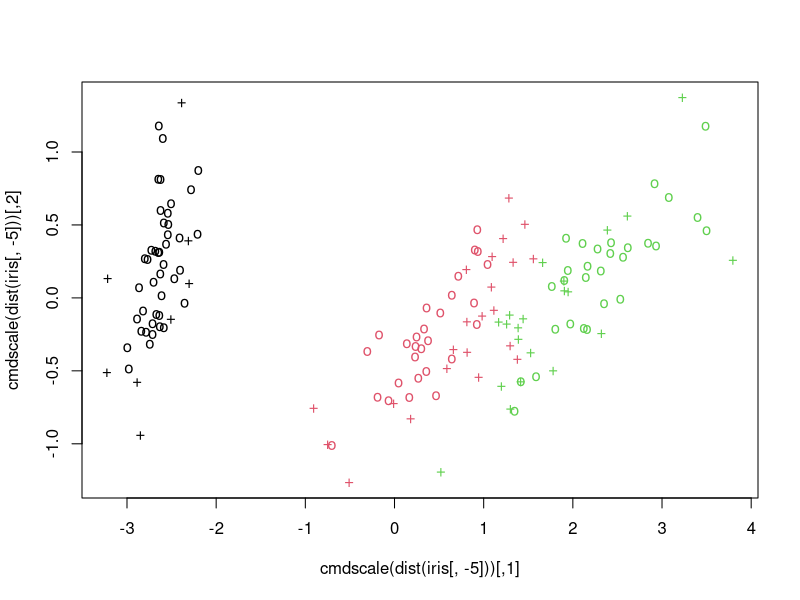
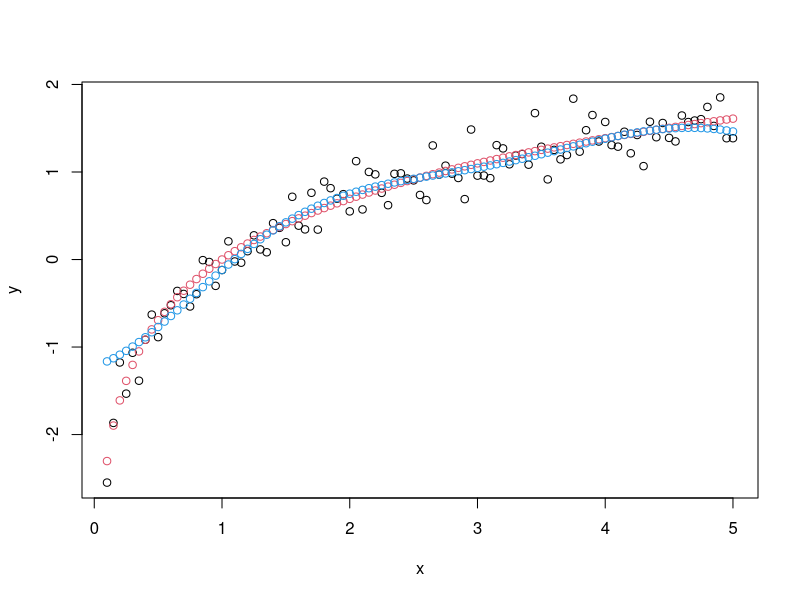
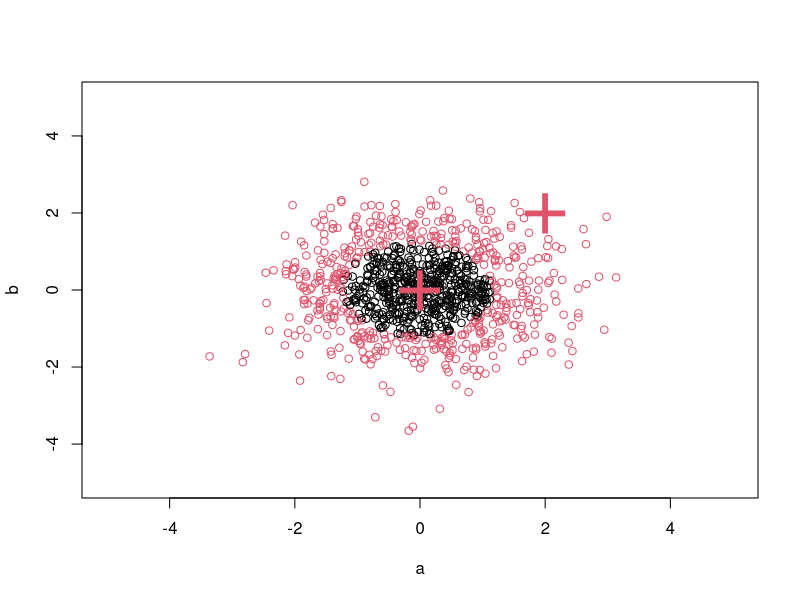

Write the R code that produced these figures, in order.
rm(list=ls(all=TRUE))
lib<-"c:/rlibrary"
.libPaths(lib)
library(e1071)

data(iris)
#因为因变量是factor类型，默认建立c-classification分类模型
model <- svm(Species ~ ., data = iris)
# 也可以按照下面的方法建立模型
x <- subset(iris, select = -Species)
y <- iris$ Species
model <- svm(x, y)
# 考察模型
print(model)
summary(model)
# 在训练集上预测（仅为演示模型的使用）
pred <- predict(model, x)
table(pred, y)
# 可视化 ，用颜色区分类别，用不同符号区分支持向量
plot(cmdscale(dist(iris[,-5])),
     col = as.integer(iris[,5]),
     pch = c("o","+")[1:nrow(iris) %in% model$index + 1])
#  -----------------SVR------------------
# 产生数据
x <- seq(0.1, 5, by = 0.05)
y <- log(x) + rnorm(x, sd = 0.2)
# 估计模型，在训练集上预测
m   <- svm(x, y)
new <- predict(m, x)
# 可视化
plot(x, y)
points(x, log(x), col = 2)
points(x, new, col = 4)

#--------------一类分类------------------
# 产生一个二维的正太分布数据
X <- data.frame(a = rnorm(1000), b = rnorm(1000))
# 传统方法
m <- svm(X, gamma = 0.1)
# 或者
m <- svm(~., data = X, gamma = 0.1)
# 测试
newdata <- data.frame(a = c(0, 2), b = c(0, 2))
predict (m, newdata)
# 可视化
plot(X, col = 1:1000 %in% m$index + 1, xlim = c(-5,5), ylim=c(-5,5))
points(newdata, pch = "+", col = 2, cex = 5)
